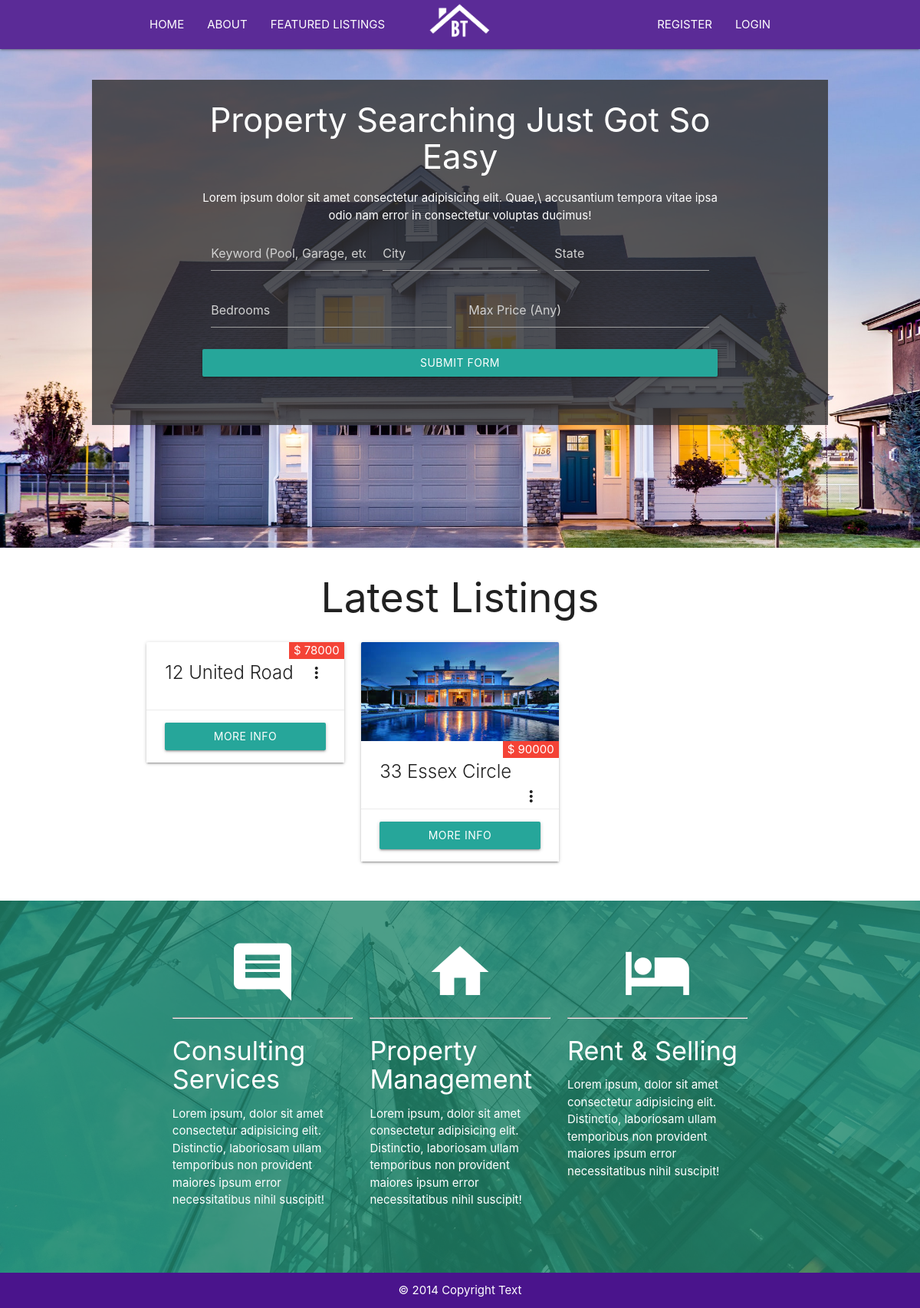
Screenshot of /page with the database file from the repository.
### listings/models.py (models this page shows, shortened)
class Listings(models.Model):
    realtors = models.ForeignKey(m.Realtors,on_delete=models.DO_NOTHING,null=True)
    title = models.CharField(max_length=200)
    address = models.CharField(max_length=200)
    city = models.CharField(max_length=200)
    state = models.CharField(max_length = 100)
    zipcode = models.CharField(max_length=100)
    description = models.TextField(blank=True)
    price = models.IntegerField()
    bedrooms = models.IntegerField()
    bathrooms  = models.IntegerField()
    sqft = models.IntegerField()
    lot_size = models.DecimalField(max_digits=5,decimal_places=1)
    photo_main = models.ImageField(upload_to='photos/')
    photo_1 = models.ImageField(upload_to='photos/' )
    photo_2 = models.ImageField(upload_to='photos/' )
    photo_3 = models.ImageField(upload_to='photos/' )
    photo_4 = models.ImageField(upload_to='photos/' )
    photo_5 = models.ImageField(upload_to='photos/' )
    photo_6 = models.ImageField(upload_to='photos/' )
    is_published = models.BooleanField(default=True)
    list_date = models.DateTimeField(default=datetime.now,blank=True)

### pages/views.py (the view)
def index(request):
    listings = Listings.objects.filter(is_published=True)[:3]
    context = {
        'listings':listings
    }
    return render(request,'pages/index.html',context)

### templates/pages/index.html (shortened to what this page needs)
{% extends 'base.html' %} {% block content %} {%load staticfiles %}
<section id="showcase">
    <div class="overlay">
        <div class="container center">
            <h3 class="white-text">Property Searching Just Got So Easy</h3>
            <p class="white-text">Lorem ipsum dolor sit amet consectetur adipisicing elit. Quae,\ accusantium tempora vitae
                ipsa odio nam error in consectetur voluptas ducimus!</p>
            <form action="{%url 'search' %}">
                <div class="row">
                    <div class="col s12 m4">
                        <input type="text" name="keyword" id='keyword' placeholder="Keyword (Pool, Garage, etc)" class="white-text">
                    </div>
                    <div class="col s12 m4">
                        <input type="text" name="city" id='city' placeholder="City" class="white-text">
                    </div>
                    <div class="col s12 m4">
                        <input type="text" name="state" id='State' placeholder="State" class="white-text">
                    </div>
                </div>
                <div class="row">
                    <div class="col s12 m6">
                        <input type="text" name="bedrooms" id='Bed' placeholder="Bedrooms" class="white-text">
                    </div>
                    <div class="col s12 m6">
                        <input type="text" name="price" id='Max' placeholder="Max Price (Any)" class="white-text">
                    </div>
                </div>
                <input type="submit" value="Submit Form" class="btn large">
            </form>
        </div>
    </div>
</section>
<section class="listings">
    <div class="container ">
        <h2 class="center">Latest Listings</h2>
        <div class="row">
            {% if listings %}
            {% for list in listings%}
            <div class="col s12 m4">
                <div class="card ">
                    <div class="card-image">
                        <img src="{{list.photo_main.url}}" alt="" srcset="">
                        <span class="white-text badge red">$ {{list.price}}</span>
                    </div>
                    <div class="card-content">
                            <span class="card-title activator grey-text text-darken-4">{{list.title}}<i class="material-icons right">more_vert</i></span>
                    </div>
                    <div class="card-action">
                            <a class="btn large" href='/listings/{{list.id}}'>More Info</a>
                        </div>
                </div>
            </div>
            {%endfor%}
            {%endif%}
        </div>
    </div>
</section>
<section id="services">
        <div class="overservices">
    <div class="container">
            <div class="row">
                    <div class="col s12 m4 white-text">
                            <i class="large material-icons center">comment</i>
                            <hr>
                        <h4>Consulting Services</h4>
                        <p>Lorem ipsum, dolor sit amet consectetur adipisicing elit. Distinctio, laboriosam ullam temporibus non provident
                            maiores ipsum error necessitatibus nihil suscipit!</p>
                    </div>
                    <div class="col s12 m4 white-text">
                            <i class="large material-icons center">home</i>
                            <hr>
                        <h4>Property Management</h4>
                        <p>Lorem ipsum, dolor sit amet consectetur adipisicing elit. Distinctio, laboriosam ullam temporibus non provident
                            maiores ipsum error necessitatibus nihil suscipit!</p>
                    </div>
                    <div class="col s12 m4 white-text">
                            <i class="large material-icons center">local_hotel</i>
                            <hr>
                        <h4>Rent & Selling</h4>
                        <p>Lorem ipsum, dolor sit amet consectetur adipisicing elit. Distinctio, laboriosam ullam temporibus non provident
                            maiores ipsum error necessitatibus nihil suscipit!</p>
                    </div>
                </div>
    </div>
</div>
</section>
{% endblock%}

### static/css/demo.css (style rules this page uses)
#showcase { background-image: url( '/static/img/showcase.jpg' ); background-position: center; background-size: cover; height: 50vh; min-height: 650px; }
.overlay { background: rgba(51, 51, 51, 0.8); position: absolute; min-height: 450px; width: 80%; margin-top : 5vh; margin-left: 10%; padding-bottom: 3%; }
::placeholder { color: white; opacity: 1; }
.large { width: 100%; }
#services { background-image: url('/static/img/building.jpg' ); background-position: center; background-size: cover; position: relative; margin-top: 3%; }
.overservices { background: rgba(32, 134, 107, 0.8); position: relative; padding:4%; }

### rows the page displays
Listings: price "78000", title "12 United Road"
Listings: photo_main (picture), price "90000", title "33 Essex Circle"
